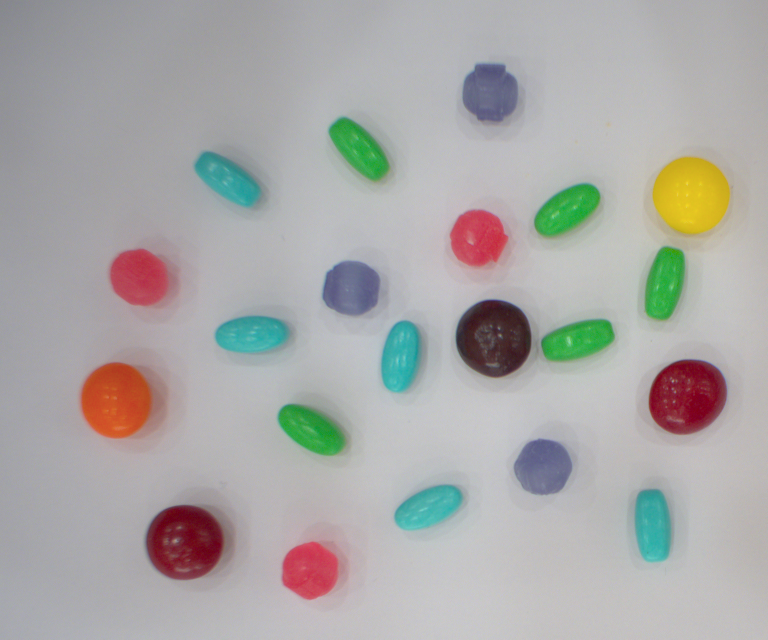
#> input picture Integration-Camera-Local/Candy.png, 1536 x 1280 px (shown at 1/2 size)
$ python step3_extract.py
#> lines starting #> are read from the running program, lines starting #| are printed output that depends on the picture; after the words box and inside, x2 and y2 are one past the last pixel; in counts of white or black regions, pixels touching at a corner belong together
### Integration-Camera-Local/Pylon+Opencv/candy_lib.py
# -*- coding: utf-8 -*-
"""
candy_lib.py — งานหลังบ้านที่ทุก step ใช้ร่วมกัน

ไฟล์นี้ไม่ต้องกด Run และปกติไม่ต้องแก้
มันเก็บเรื่องน่าเบื่อที่ซ้ำกันทุกไฟล์ไว้ที่เดียว — หาไฟล์ภาพ ย่อภาพ เปิดกล้อง วาดกรอบ
ส่วนตรรกะที่เป็นเนื้อหาของ Workshop จะเขียนไว้ในไฟล์ step ตรง ๆ ให้อ่านเห็นชัด

อ่านไฟล์นี้ตอนไหนดี — หลังจากทำ step1 ถึง step6 ครบแล้ว
"""
import os
import sys

import cv2
import numpy as np

import config

HERE = os.path.dirname(os.path.abspath(__file__))


def here(path):
    """แปลง path ให้นับจากโฟลเดอร์ของไฟล์นี้เสมอ

    จำเป็น เพราะปุ่ม Run ของ VS Code รันจากโฟลเดอร์นอกสุดของโปรเจกต์
    ไม่ใช่จากโฟลเดอร์ที่สคริปต์อยู่ — ถ้าใช้ path ตรง ๆ จะหาไฟล์ไม่เจอ
    """
    return path if os.path.isabs(path) else os.path.join(HERE, path)


# ─────────────────────────────────────────────────────────────────
#  อ่านภาพเข้ามา
# ─────────────────────────────────────────────────────────────────

def resize_work(img):
    """ย่อภาพให้กว้าง WORK_WIDTH เสมอ เพื่อให้ MIN_AREA มีความหมายคงที่"""
    h, w = img.shape[:2]
    if w == config.WORK_WIDTH:
        return img
    return cv2.resize(img, (config.WORK_WIDTH, int(h * config.WORK_WIDTH / w)))


def load_image(path=None):
    """อ่านภาพทดสอบแล้วย่อให้พร้อมใช้ — ถ้าหาไฟล์ไม่เจอจะบอกวิธีแก้แล้วหยุด"""
    full = here(path or config.IMAGE_PATH)

    if not os.path.exists(full):
        print("\n  หาไฟล์ภาพไม่เจอ: %s" % full)
        print("  วิธีแก้ — เลือกอย่างใดอย่างหนึ่ง")
        print("    1. ตรวจว่าดาวน์โหลดโปรเจกต์มาครบ (ต้องมี Integration-Camera-Local/Candy.png)")
        print("    2. แก้บรรทัด IMAGE_PATH ใน config.py ให้ชี้ไปที่ภาพของคุณ")
        print("    3. ถ่ายภาพเองด้วย step1_grab.py แล้วกด s เพื่อเซฟ\n")
        sys.exit(1)

    img = cv2.imread(full)
    if img is None:
        print("\n  เปิดไฟล์ไม่ได้: %s" % full)
        print("  ไฟล์อาจเสียหาย หรือไม่ใช่ไฟล์ภาพ\n")
        sys.exit(1)

    return resize_work(img)


# ─────────────────────────────────────────────────────────────────
#  ตรวจจับด้วยสี — step5 และ step6 เรียกใช้ชุดนี้
#  (ตรรกะเดียวกันนี้ step3 กับ step4 เขียนไว้แบบเต็ม ๆ ให้อ่านก่อนแล้ว)
# ─────────────────────────────────────────────────────────────────

# [76 lines left out: functions make_mask, find_items, detect_all, annotate_all, not called in this run]


def banner(img, text):
    """แถบดำบนหัวภาพ ใช้เขียนตัวเลขสรุปและปุ่มที่กดได้"""
    cv2.rectangle(img, (0, 0), (img.shape[1], 34), (25, 25, 25), -1)
    cv2.putText(img, text, (12, 23), cv2.FONT_HERSHEY_SIMPLEX, 0.62,
                (255, 255, 255), 1, cv2.LINE_AA)
    return img


# [120 lines left out: functions print_table, save, import_pylon, open_camera, set_manual, grab_frames, not called in this run]

### Integration-Camera-Local/Pylon+Opencv/step3_extract.py
# -*- coding: utf-8 -*-
"""
step3_extract.py — Workshop #2 · ขั้นที่ 3  ·  COLOR EXTRACTION — คัดสีเดียวออกมา

╭──────────────────────────────────────────────────────────────────╮
│  เป้าหมายของขั้นนี้                                              │
│  คัดลูกอม "หนึ่งชนิด" ออกจากภาพให้ได้ก่อน แล้วทำความสะอาดผลลัพธ์  │
│  ขั้นนี้ยังไม่นับ — แค่ทำให้เหลือแต่สิ่งที่สนใจเป็นสีขาว          │
╰──────────────────────────────────────────────────────────────────╯

กระบวนการมี 2 ท่อน และไฟล์นี้เขียนไว้ให้เห็นเต็ม ๆ ทั้งสองท่อน

    1. cv2.inRange()      บอกว่าพิกเซลไหนอยู่ในช่วงสีที่กำหนด → ได้ภาพขาว-ดำ
    2. Morphology         ลบจุดรบกวน และอุดรูที่แสงสะท้อนเจาะไว้

วิธีรัน — กดปุ่ม ▷ Run มุมขวาบน

อยากเปลี่ยนชนิดที่ดู — แก้ ONE_CLASS ใน config.py แล้ว Run ใหม่

ปุ่มในหน้าต่างภาพ
    ลากแถบเลื่อน 6 ตัว   หาช่วงสีที่เหลือแต่ลูกอมชนิดนี้เป็นสีขาว
    p   พิมพ์บรรทัดค่าที่ได้ ก๊อปไปวางทับใน config.py ได้เลย
    r   กลับไปใช้ค่าเดิมที่อยู่ใน config.py
    q   ปิดโปรแกรม
"""
import cv2
import numpy as np

import candy_lib as L
import config

# ══════════════════════════════════════════════════════════════════
#  ค่าที่ปรับได้ของขั้นนี้
# ══════════════════════════════════════════════════════════════════

CLASS_NAME = config.ONE_CLASS    # ชนิดที่จะคัดออกมาดู — แก้ที่ config.py

SHOW_STAGES = True    # True = โชว์ 3 ภาพเรียงกัน (ต้นฉบับ · mask ดิบ · mask ที่ล้างแล้ว)
                      # False = โชว์เฉพาะผลสุดท้าย

# ══════════════════════════════════════════════════════════════════
#  ตั้งแต่บรรทัดนี้ลงไปคือส่วนทำงาน
# ══════════════════════════════════════════════════════════════════

BARS = ["H min", "H max", "S min", "S max", "V min", "V max"]
LIMITS = [179, 179, 255, 255, 255, 255]


# ── ท่อนที่ 1 · เลือกพิกเซลที่อยู่ในช่วงสี ────────────────────────
def color_mask(hsv, h, s, v):
    """คืนภาพขาว-ดำ — สีขาวคือพิกเซลที่อยู่ในช่วงสีที่กำหนด"""
    h1, h2 = h
    s1, s2 = s
    v1, v2 = v

    if h1 <= h2:
        # กรณีปกติ — ช่วงเดียวจบ
        return cv2.inRange(hsv, np.array([h1, s1, v1]), np.array([h2, s2, v2]))

    # ช่วงคร่อมเลข 0 เช่นสีแดงที่พาดจาก 170 ไป 5
    # วงสีเป็นวงกลม แต่ inRange คิดเป็นเส้นตรง จึงต้องตัดสองท่อนแล้วรวมกัน
    lo = cv2.inRange(hsv, np.array([h1, s1, v1]), np.array([179, s2, v2]))
    hi = cv2.inRange(hsv, np.array([0, s1, v1]), np.array([h2, s2, v2]))
    return cv2.bitwise_or(lo, hi)


# ── ท่อนที่ 2 · ทำความสะอาด mask ──────────────────────────────────
def clean_mask(mask):
    """ลบจุดรบกวนแล้วอุดรู — ขั้นตอนนี้คือสิ่งที่ทำให้นับได้ตรงในขั้นที่ 4"""
    k_open = cv2.getStructuringElement(
        cv2.MORPH_ELLIPSE, (config.OPEN_SIZE, config.OPEN_SIZE))
    k_close = cv2.getStructuringElement(
        cv2.MORPH_ELLIPSE, (config.CLOSE_SIZE, config.CLOSE_SIZE))

    # OPEN  = กัดขอบเข้าแล้วขยายกลับ → จุดขาวเม็ดเล็กหายไป ชิ้นงานขนาดเท่าเดิม
    mask = cv2.morphologyEx(mask, cv2.MORPH_OPEN, k_open)

    # CLOSE = ขยายก่อนแล้วกัดกลับ → รูดำกลางชิ้นงานถูกอุด ขอบนอกเท่าเดิม
    mask = cv2.morphologyEx(mask, cv2.MORPH_CLOSE, k_close)
    return mask


def stack(bgr, raw, clean):
    """เรียงภาพสามใบต่อกันในแนวนอน แล้วติดป้ายกำกับให้แต่ละใบ"""
    panels = [
        (bgr, "1 · BGR"),
        (cv2.cvtColor(raw, cv2.COLOR_GRAY2BGR), "2 · inRange"),
        (cv2.cvtColor(clean, cv2.COLOR_GRAY2BGR), "3 · morphology"),
    ]

    out = []
    for img, text in panels:
        img = img.copy()
        cv2.putText(img, text, (12, img.shape[0] - 14),
                    cv2.FONT_HERSHEY_SIMPLEX, 0.7, (0, 255, 255), 2,
                    cv2.LINE_AA)
        out.append(img)

    # ย่อลงครึ่งหนึ่ง ไม่งั้นภาพสามใบต่อกันจะกว้างเกินจอ
    return cv2.resize(np.hstack(out), None, fx=0.5, fy=0.5)


def read_bars(win):
    """อ่านค่าแถบเลื่อนทั้ง 6 ตัว คืนเป็น (h, s, v) ที่เป็นคู่ค่าต่ำ-สูง"""
    p = [cv2.getTrackbarPos(b, win) for b in BARS]
    return (p[0], p[1]), (p[2], p[3]), (p[4], p[5])


def set_bars(win, spec):
    """ตั้งแถบเลื่อนกลับไปตามค่าใน config.py"""
    values = [spec["h"][0], spec["h"][1], spec["s"][0],
              spec["s"][1], spec["v"][0], spec["v"][1]]
    for bar, value in zip(BARS, values):
        cv2.setTrackbarPos(bar, win, value)


def main():
    if CLASS_NAME not in config.COLORS:
        print("\n  ไม่มีชนิดชื่อ '%s' ในตาราง COLORS" % CLASS_NAME)
        print("  แก้ ONE_CLASS ใน config.py ให้เป็นชื่อใดชื่อหนึ่งต่อไปนี้")
        print("    %s\n" % ", ".join(config.COLORS))
        raise SystemExit(1)

    spec = config.COLORS[CLASS_NAME]
    bgr = L.load_image()
#> in load_image, img is the input picture: shape (1280, 1536, 3); mean B, G, R 167.2, 168.6, 169.9
    hsv = cv2.cvtColor(bgr, cv2.COLOR_BGR2HSV)
#> hsv: shape (1000, 1200, 3); mean H, S, V 96.1, 27.3, 177.9

    print("\n  กำลังคัดชนิด: %s (%s)" % (CLASS_NAME, spec["th"]))
    print("  ค่าตั้งต้นจาก config.py — h=%s  s=%s  v=%s"
          % (spec["h"], spec["s"], spec["v"]))
    print("\n  ลากแถบเลื่อนจนเหลือแต่ลูกอมชนิดนี้เป็นสีขาว")
    print("  p = พิมพ์ค่าที่ได้   r = กลับค่าเดิม   q = ปิด\n")

    win = "step3 · extract %s" % CLASS_NAME
    cv2.namedWindow(win, cv2.WINDOW_NORMAL)
    cv2.resizeWindow(win, 1100, 640)

    for bar, top in zip(BARS, LIMITS):
        cv2.createTrackbar(bar, win, 0, top, lambda _v: None)
    set_bars(win, spec)

    while True:
        h, s, v = read_bars(win)

        raw = color_mask(hsv, h, s, v)     # ท่อนที่ 1
#> in color_mask, `return cv2.inRange(hsv, np.array([h1, s1, v1]), np.array([h2, s2, v2]))`:
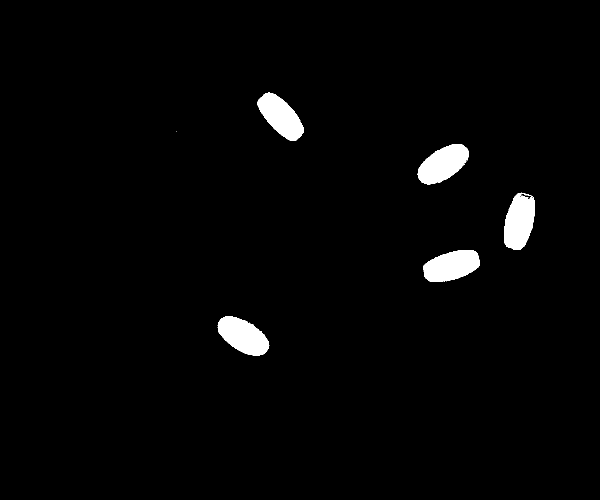
#> returned value: shape (1000, 1200) (shown at 1/2 size); 2.2% white; 11 white regions (6 under 20 px), largest, box (x1, y1, x2, y2) and area: (436, 632, 539, 712) 5267, (835, 288, 938, 369) 5220, (847, 500, 960, 564) 5217, (1008, 385, 1070, 499) 5183, (514, 184, 608, 282) 5074
        clean = clean_mask(raw)            # ท่อนที่ 2
#> in clean_mask, `mask = cv2.morphologyEx(mask, cv2.MORPH_OPEN, k_open)`: mask: shape (1000, 1200); 2.1% white; 5 white regions, box (x1, y1, x2, y2) and area: (436, 632, 538, 712) 5237, (847, 500, 960, 564) 5205, (835, 288, 937, 369) 5140, (1009, 387, 1070, 499) 5078, (514, 185, 607, 282) 5057
#> in clean_mask, `mask = cv2.morphologyEx(mask, cv2.MORPH_CLOSE, k_close)`: mask: shape (1000, 1200); 2.2% white; 5 white regions, box (x1, y1, x2, y2) and area: (436, 632, 538, 712) 5250, (847, 500, 960, 564) 5227, (835, 288, 937, 369) 5192, (1009, 387, 1070, 499) 5132, (514, 185, 607, 282) 5094

        if SHOW_STAGES:
            frame = stack(bgr, raw, clean)
#> the loop in stack, `for img, text in panels:` made 3 passes
#> text on passes 1 to 3: '1 · BGR', '2 · inRange', '3 · morphology'
#> after the loop in stack, `for img, text in panels:`: out = 3 items
#> in stack, `return cv2.resize(np.hstack(out), None, fx=0.5, fy=0.5)`:
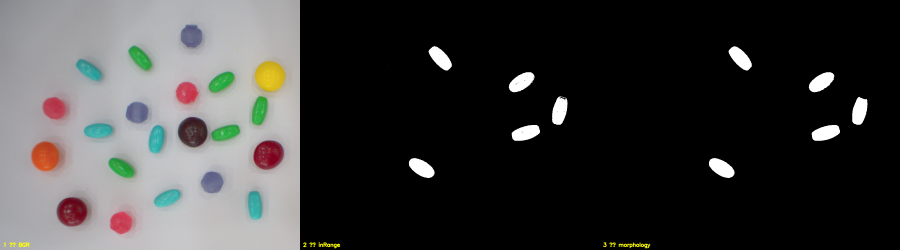
#> returned value: shape (500, 1800, 3) (shown at 1/2 size); mean of channels 0, 1, 2 59.4, 60.1, 60.5; drawn as B, G, R
        else:
            frame = cv2.bitwise_and(bgr, bgr, mask=clean)

        # นับพิกเซลขาว ให้เห็นว่าการล้าง mask ตัดอะไรทิ้งไปบ้าง
        L.banner(frame, "%s   inRange %d px  ->  morphology %d px"
                 % (CLASS_NAME, int(raw.sum() // 255), int(clean.sum() // 255)))
#> in banner, `cv2.rectangle(img, (0, 0), (img.shape[1], 34), (25, 25, 25), -1)`:
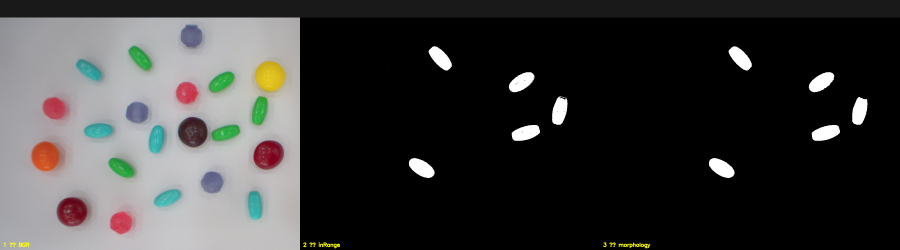
#> img: shape (500, 1800, 3) (shown at 1/2 size); mean of channels 0, 1, 2 57.2, 57.9, 58.4; drawn as B, G, R
#> in banner, `cv2.putText(img, text, (12, 23), cv2.FONT_HERSHEY_SIMPLEX, 0.62, (255,..`:
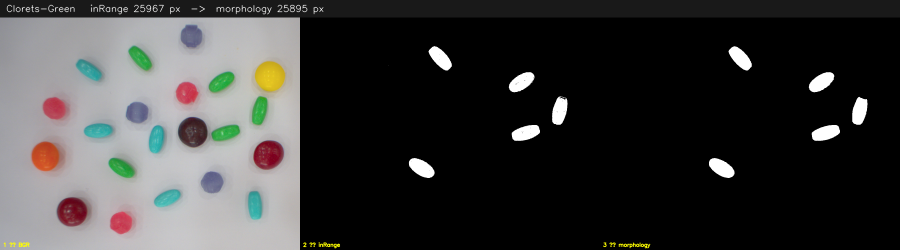
#> img: shape (500, 1800, 3) (shown at 1/2 size); 0.41% of pixels changed, all inside (x1, y1, x2, y2) = (13, 9, 648, 30); drawn as B, G, R
        cv2.imshow(win, frame)

        key = cv2.waitKey(30) & 0xFF
#> (key q is pressed here)
        if key == ord("q"):
            break
        if key == ord("r"):
            set_bars(win, spec)
            print("  กลับไปใช้ค่าเดิมจาก config.py แล้ว")
        if key == ord("p"):
            print('\n    "%s": dict(h=(%d, %d), s=(%d, %d), v=(%d, %d), '
                  'box=%s, th="%s"),'
                  % (CLASS_NAME, h[0], h[1], s[0], s[1], v[0], v[1],
                     spec["box"], spec["th"]))
            print("      ↑ ก๊อปบรรทัดนี้ไปวางทับบรรทัด %s ใน config.py\n"
                  % CLASS_NAME)

    cv2.destroyAllWindows()
    print("\n  ขั้นที่ 3 จบแล้ว — ต่อไปกด Run ที่ step4_count.py\n")


if __name__ == "__main__":
    main()
